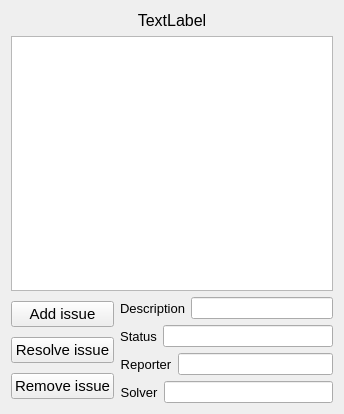
<?xml version="1.0" encoding="UTF-8"?>
<ui version="4.0">
 <class>UserGUI</class>
 <widget class="QWidget" name="UserGUI">
  <property name="geometry">
   <rect>
    <x>0</x>
    <y>0</y>
    <width>344</width>
    <height>414</height>
   </rect>
  </property>
  <property name="windowTitle">
   <string>UserGUI</string>
  </property>
  <layout class="QVBoxLayout" name="verticalLayout_3">
   <item>
    <widget class="QLabel" name="titleLabel">
     <property name="font">
      <font>
       <pointsize>12</pointsize>
      </font>
     </property>
     <property name="text">
      <string>TextLabel</string>
     </property>
     <property name="alignment">
      <set>Qt::AlignCenter</set>
     </property>
    </widget>
   </item>
   <item>
    <widget class="QListWidget" name="issuesListWidget"/>
   </item>
   <item>
    <layout class="QHBoxLayout" name="horizontalLayout_5">
     <item>
      <layout class="QVBoxLayout" name="verticalLayout_2">
       <item>
        <widget class="QPushButton" name="addButton">
         <property name="font">
          <font>
           <pointsize>11</pointsize>
          </font>
         </property>
         <property name="text">
          <string>Add issue</string>
         </property>
        </widget>
       </item>
       <item>
        <widget class="QPushButton" name="resolveButton">
         <property name="font">
          <font>
           <pointsize>11</pointsize>
          </font>
         </property>
         <property name="text">
          <string>Resolve issue</string>
         </property>
        </widget>
       </item>
       <item>
        <widget class="QPushButton" name="removeButton">
         <property name="font">
          <font>
           <pointsize>11</pointsize>
          </font>
         </property>
         <property name="text">
          <string>Remove issue</string>
         </property>
        </widget>
       </item>
      </layout>
     </item>
     <item>
      <layout class="QVBoxLayout" name="verticalLayout">
       <item>
        <layout class="QHBoxLayout" name="horizontalLayout_4">
         <item>
          <widget class="QLabel" name="descriptionLabel">
           <property name="font">
            <font>
             <pointsize>10</pointsize>
            </font>
           </property>
           <property name="text">
            <string>Description</string>
           </property>
           <property name="alignment">
            <set>Qt::AlignCenter</set>
           </property>
          </widget>
         </item>
         <item>
          <widget class="QLineEdit" name="descriptionLineEdit"/>
         </item>
        </layout>
       </item>
       <item>
        <layout class="QHBoxLayout" name="horizontalLayout_3">
         <item>
          <widget class="QLabel" name="statusLabel">
           <property name="font">
            <font>
             <pointsize>10</pointsize>
            </font>
           </property>
           <property name="text">
            <string>Status</string>
           </property>
           <property name="alignment">
            <set>Qt::AlignCenter</set>
           </property>
          </widget>
         </item>
         <item>
          <widget class="QLineEdit" name="statusLineEdit"/>
         </item>
        </layout>
       </item>
       <item>
        <layout class="QHBoxLayout" name="horizontalLayout_2">
         <item>
          <widget class="QLabel" name="Reporter">
           <property name="font">
            <font>
             <pointsize>10</pointsize>
            </font>
           </property>
           <property name="text">
            <string>Reporter</string>
           </property>
           <property name="alignment">
            <set>Qt::AlignCenter</set>
           </property>
          </widget>
         </item>
         <item>
          <widget class="QLineEdit" name="reporterLineEdit"/>
         </item>
        </layout>
       </item>
       <item>
        <layout class="QHBoxLayout" name="horizontalLayout">
         <item>
          <widget class="QLabel" name="solverLabel">
           <property name="font">
            <font>
             <pointsize>10</pointsize>
            </font>
           </property>
           <property name="text">
            <string>Solver</string>
           </property>
           <property name="alignment">
            <set>Qt::AlignCenter</set>
           </property>
          </widget>
         </item>
         <item>
          <widget class="QLineEdit" name="lineEdit_4"/>
         </item>
        </layout>
       </item>
      </layout>
     </item>
    </layout>
   </item>
  </layout>
 </widget>
 <layoutdefault spacing="6" margin="11"/>
 <resources/>
 <connections>
  <connection>
   <sender>addButton</sender>
   <signal>clicked()</signal>
   <receiver>UserGUI</receiver>
   <slot>addIssue()</slot>
   <hints>
    <hint type="sourcelabel">
     <x>29</x>
     <y>302</y>
    </hint>
    <hint type="destinationlabel">
     <x>6</x>
     <y>288</y>
    </hint>
   </hints>
  </connection>
  <connection>
   <sender>resolveButton</sender>
   <signal>clicked()</signal>
   <receiver>UserGUI</receiver>
   <slot>resolveIssue()</slot>
   <hints>
    <hint type="sourcelabel">
     <x>97</x>
     <y>343</y>
    </hint>
    <hint type="destinationlabel">
     <x>6</x>
     <y>342</y>
    </hint>
   </hints>
  </connection>
  <connection>
   <sender>removeButton</sender>
   <signal>clicked()</signal>
   <receiver>UserGUI</receiver>
   <slot>removeIssue()</slot>
   <hints>
    <hint type="sourcelabel">
     <x>37</x>
     <y>386</y>
    </hint>
    <hint type="destinationlabel">
     <x>10</x>
     <y>407</y>
    </hint>
   </hints>
  </connection>
 </connections>
 <slots>
  <slot>addIssue()</slot>
  <slot>resolveIssue()</slot>
  <slot>removeIssue()</slot>
 </slots>
</ui>
